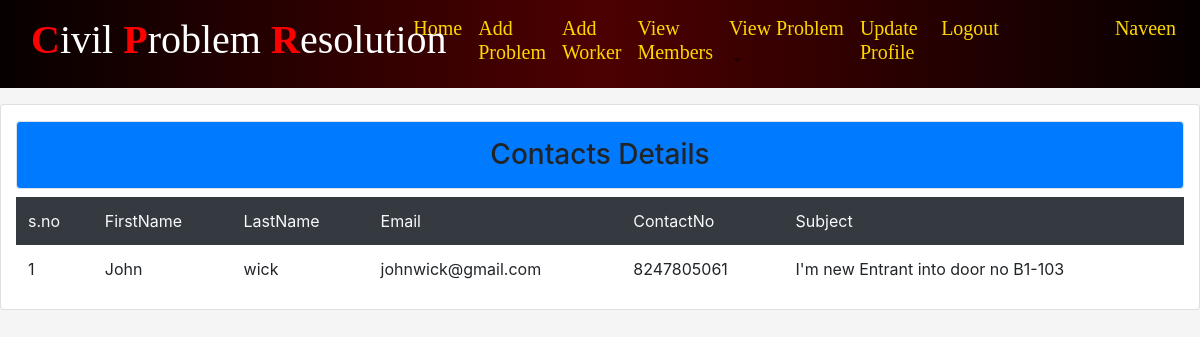
The page /contview/ (signed in) on the database its author committed.
### CPRapp/models.py (models this page shows, shortened)
class Contact(models.Model):
	fname=models.CharField(max_length=200)
	lname=models.CharField(max_length=200)
	email=models.EmailField(max_length=200)
	contactno=models.CharField(max_length=200)
	subject=models.TextField()

### CPRapp/views.py (the view)
# urls.py: path('contview/',views.contview,name="contview"),
@login_required
def contview(rq):
	data=Contact.objects.all()
	return render(rq,'html/contview.html',{'info':data})

### CPRapp/templates/html/contview.html (shortened to what this page needs)
{% extends 'html/base.html' %}
{% block content %}
<div class="card col-md-12 mt-3 mx-auto"><h3 class="p-3 bg-primary text-center
mt-3 border rounded">Contacts Details</h3>
	<table class="table table-borderless table-hover">
		<tr class="bg-dark text-light">
			<td>s.no</td>
			<td>FirstName</td>
			<td>LastName</td>
			<td>Email</td>
			<td>ContactNo</td>
			<td>Subject</td>
		</tr>
		{% for i in info %}
		<tr>
			<td>{{forloop.counter}}</td>
			<td>{{i.fname}}</td>
			<td>{{i.lname}}</td>
			<td>{{i.email}}</td>
			<td>{{i.contactno}}</td>
			<td>{{i.subject}}</td>
		</tr>
		{% endfor %}
	</table>
</div>
{% endblock %}

### CPRapp/templates/html/navbar.html (shortened to what this page needs)
{% load static %}
<nav class="navbar navbar-expand-lg navbar-light nav-bk4">
  <div class="col-md-4"><a class="navbar-brand" href="{% url 'hm' %}">
    <h1 style="font-family:Verdana Bold; color:white;"><strong style="color:Red">C</strong>ivil <strong style="color:Red">P</strong>roblem <strong style="color:Red">R</strong>esolution</h1>
  </a></div>
 <div class="collapse navbar-collapse" id="collapsibleNavbar">
    <ul class="navbar-nav ">
    {% if not user.is_authenticated %}
    <li class="nav-item">
      <a class="nav-link" href="{% url 'hm' %}"><h3 style="color:Gold; font-family:Verdana Bold;">Home</h3></a>
    </li>
    <li class="nav-item">
      <a class="nav-link" href="{% url 'about' %}"><h3 style="color:Gold; font-family:Verdana Bold;">About</h3></a>
    </li>
    <li class="nav-item">
      <a class="nav-link" href="{% url 'contact' %}"><h3 style="color:Gold; font-family:Verdana Bold;">Contact Us</h3></a>
    </li>
    <li class="nav-item">
      <a class="nav-link" href="{% url 'achievements' %}"><h3 style="color:Gold; font-family:Verdana Bold;">Achievements</h3></a>
    </li>
    <li></li>
    <li class="nav-item">
      <a class="nav-link" href="{% url 'ulog' %}"><h3 style="color:Gold; font-family:Verdana Bold;">Login Here</h3></a>
    </li>
    <li></li>
    <li class="nav-item">
      <a class="nav-link" href="{% url 'reg' %}"><h3 style="color:Gold; font-family:Verdana Bold;">New User</h3></a>
    </li>
    <!-- <li class="nav-item">
      <a class="nav-link" href="{% url 'alog' %}"><h3 style="color:Gold; font-family:Verdana Bold;">Admin Login</h3></a>
    </li> -->
    <div class="col-sm-2 mx-auto"><img src="{% static 'images/lion.png' %}" alt="lion" style="margin-left :100px;width:50px;height:50px;border-radius:50%;background-color:transparent;">
  <Strong style="font-family:Brush Script MT;color:aqua;font-size:25px;margin-left:100px">Orion</Strong>
  </div>
    {% else %}
      {% if user.is_superuser %}
          <li class="nav-item">
          <a class="nav-link" href="{% url 'dash' %}"><h6 style="color:Gold; font-family:Verdana Bold;">Home</h6></a>
          </li>
          <li class="nav-item">
          <a class="nav-link" href="{% url 'newmem' %}"><h6 style="color:Gold; font-family:Verdana Bold;">Add New Member</h6></a>
          </li>
          <li class="dropdown">
                <a type="button" class="nav-link dropdown-toggle" data-toggle="dropdown">
                <h6 style="color:Gold; font-family:Verdana Bold;">Workers</h6>
              </a>
              <div class="dropdown-menu">
                <a class="nav-link" href="{% url 'addwork' %}"><h5 style="color:black; font-family:Verdana Bold;">Add Worker</h5></a>
                <a class="nav-link" href="{% url 'workview' %}"><h5 style="color:black; font-family:Verdana Bold;">View Worker</h5></a>
              </div>
        </li>
        <li class="dropdown">
                <a type="button" class="nav-link dropdown-toggle" data-toggle="dropdown">
                <h6 style="color:Gold; font-family:Verdana Bold;">BlockManagers</h6>
              </a>
              <div class="dropdown-menu">
                <a class="nav-link" href="{% url 'addfm' %}"><h6 style="color:black; font-family:Verdana Bold;">Add BlockManagers</h5></a>
                <a class="nav-link" href="{% url 'fmview' %}"><h6 style="color:black; font-family:Verdana Bold;">View BlockManagers</h5></a>
              </div>
        </li>
          <li class="nav-item">
          <a class="nav-link" href="{% url 'userview' %}"><h6 style="color:Gold; font-family:Verdana Bold;">View Users</h6></a>
          </li>
          <li class="nav-item">
          <a class="nav-link" href="{% url 'memview' %}"><h6 style="color:Gold; font-family:Verdana Bold;">View Members</h6></a>
          </li>
          <li class="dropdown">
                <a type="button" class="nav-link dropdown-toggle" data-toggle="dropdown">
                <h6 style="color:Gold; font-family:Verdana Bold;">Problems</h6>
              </a>
              <div class="dropdown-menu">
                <a class="dropdown-item" href="{% url 'pns' %}"><h5 style="color:black; font-family:Verdana Bold;">Problems Not Solved</h5></a>
                <a class="dropdown-item" href="{% url 'pis' %}"><h5 style="color:black; font-family:Verdana Bold;">Problems in Progress</h5></a>
                <a class="dropdown-item" href="{% url 'ps' %}"><h5 style="color:black; font-family:Verdana Bold;">Problems Resolved</h5></a>
                <a class="dropdown-item" href="{% url 'allpro' %}"><h5 style="color:black; font-family:Verdana Bold;">View All Problems</h5></a>
              </div>
        </li>
        <li class="nav-item">
          <a class="nav-link" href="{% url 'contview' %}"><h6 style="color:Gold; font-family:Verdana Bold;">View Contact</h6></a>
        </li>
        <li class="nav-item">
            <a class="nav-link" href="{% url 'logo' %}"><h6 style="color:Gold; font-family:Verdana Bold;">Logout</h6></a>
        </li>
        <li class="nav-item" style="margin-left:70px">
            <a class="nav-link" href="#"><h4 style="color:Gold; font-family:Verdana Bold;">{{request.user.username}}</h4></a>
        </li>
      {% else %}
          <li class="nav-item">
            <a class="nav-link" href="{% url 'dash' %}"><h5 style="color:Gold; font-family:Verdana Bold;">Home</h5></a>
          </li>
          <li class="nav-item">
            <a class="nav-link" href="{% url 'addpro' %}"><h5 style="color:Gold; font-family:Verdana Bold;">Add Problem</h5></a>
          </li>
          <li class="nav-item">
            <a class="nav-link" href="{% url 'addwork' %}"><h5 style="color:Gold; font-family:Verdana Bold;">Add Worker</h5></a>
          </li>
          <li class="nav-item">
            <a class="nav-link" href="{% url 'memview' %}"><h5 style="color:Gold; font-family:Verdana Bold;">View Members</h5></a>
          </li>
          <li class="dropdown">
                <a type="button" class="nav-link dropdown-toggle" data-toggle="dropdown">
                <h5 style="color:Gold; font-family:Verdana Bold;">View Problem</h5>
              </a>
        </li>
        <li class="nav-item">
            <a class="nav-link" href="{% url 'upf' %}"><h5 style="color:Gold; font-family:Verdana Bold;">Update Profile</h5></a>
        </li>
        <li class="nav-item">
            <a class="nav-link" href="{% url 'logo' %}"><h5 style="color:Gold; font-family:Verdana Bold;">Logout</h5></a>
        </li>
        <li class="nav-item" style="margin-left:100px">
            <a class="nav-link" href="#"><h5 style="color:Gold; font-family:Verdana Bold;">{{request.user.username}}</h5></a>
        </li>
      {% endif %}
{% endif %}
</ul>
</div>
</nav>

### CPRapp/templates/html/navbar.html (style rules this page uses)
.nav-bk4 { background: #070000; background: -webkit-linear-gradient(to right, #070000, #4C0001, #070000); background: linear-gradient(to right, #070000, #4C0001, #070000); }

### rows shown on the page
Contact: fname "John", lname "wick", email "johnwick@gmail.com", contactno "8247805061", subject "I'm new Entrant into door no B1-103"

### other values the page prints
{{ request.user.username }} "Naveen"
